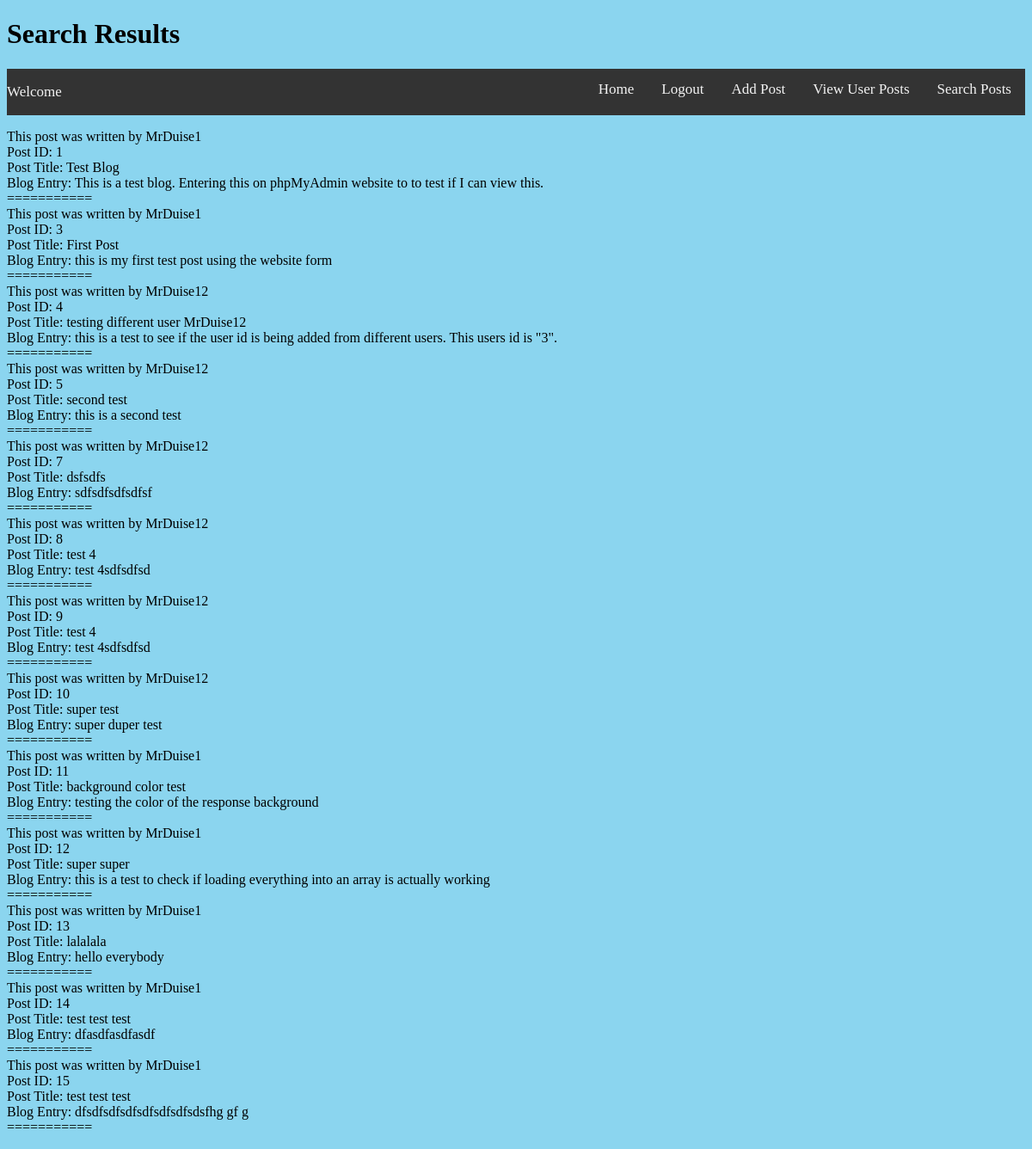
Before: /searchFormHandler.php with the older database file.
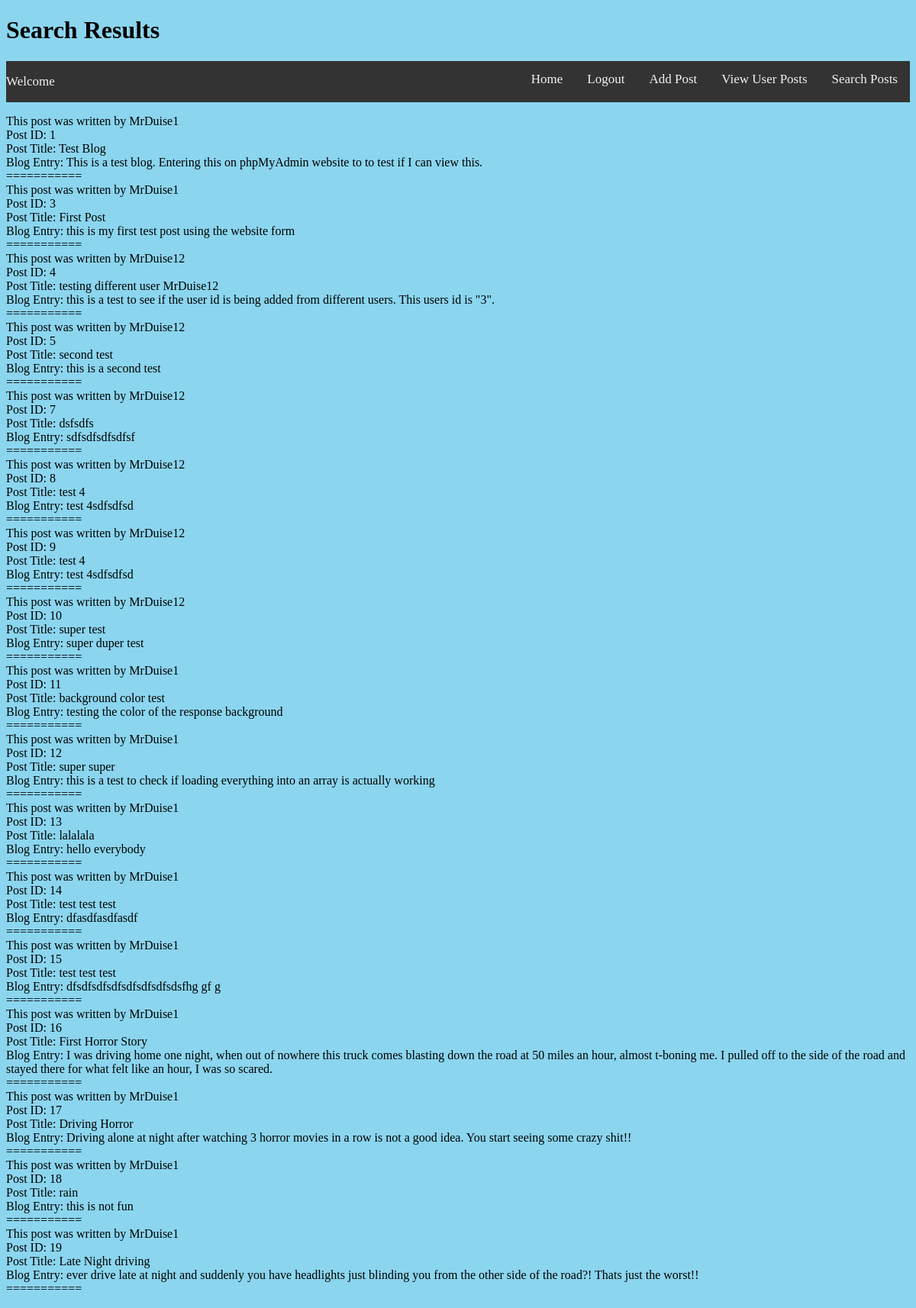
After: the same page with the newer database file.
### tables this page shows
CREATE TABLE `user_posts` (
  `ID` int(11) NOT NULL,
  `Blog_Title` varchar(45) DEFAULT NULL,
  `Blog_Entry` text,
  `users_ID` int(11) NOT NULL
);

CREATE TABLE `users` (
  `ID` int(11) NOT NULL,
  `User_Name` varchar(50) NOT NULL,
  `First_Name` varchar(50) NOT NULL,
  `Last_Name` varchar(50) NOT NULL,
  `Email` varchar(50) NOT NULL,
  `Password` varchar(50) NOT NULL,
  `role` varchar(45) NOT NULL
);

### myfuncs.php (called while the page is built, shortened)
<?php
function dbConnect()
{
    $host = "127.0.0.1:49949";
    $username = "azure";
    $password = "6#vWHD_$";
    $database_name = "registration";
    $conn = mysqli_connect($host, $username, $password, $database_name);
    return $conn;
}

### searchFormHandler.php (the view, shortened to what this page needs)
<?php
require_once 'myfuncs.php';
?>
<!DOCTYPE html>
<html>
<head>
<link rel="stylesheet" href="welcomeStyle.css">
</head>
<body>
	<h1>Search Results</h1>
<?php include_once 'showNavBar.php';?>
<p>
		<?php
$title = $_GET['title'];
$postKeyWords = $_GET['keyWords'];
$sql = "SELECT * FROM `user_posts` WHERE `Blog_Title` LIKE '%$title%' OR `Blog_Entry` LIKE '%$postKeyWords%'";
if (dbConnect()) {
    $result = mysqli_query(dbConnect(), $sql);
    if ($result) {
        while ($row = mysqli_fetch_assoc($result)) {
            $userID = $row['users_ID'];
            $sql_userPoster = "SELECT *FROM `users` WHERE `ID` = '$userID'";
            $resultUsernamePost = mysqli_query(dbConnect(), $sql_userPoster);
            $row_username_post = mysqli_fetch_assoc($resultUsernamePost);
            $postWritter = $row_username_post['User_Name'];
            echo "This post was written by " . $postWritter . "<br>";
            echo "Post ID: " . $row['ID'] . "<br>";
            echo "Post Title: " . $row['Blog_Title'] . "<br>";
            echo "Blog Entry: " . $row['Blog_Entry'] . "<br>";
            echo "===========<br>";
        }
    } else {
        echo "Error with the SQL " . mysqli_error(dbConnect());
    }
} else {
    echo "Error Connecting " . mysqli_connect_error();
}
?>
	</p>

Changed rows visible on the page:
added user_posts: users_ID.User_Name "MrDuise1", ID "16", Blog_Title "First Horror Story", Blog_Entry "I was driving home one night, when out of nowhere this truck comes blasting down the road at 50 miles an hour, almost t-boning me. I pulled off to the side of the road and stayed there for what felt like an hour, I was so scared."
added user_posts: users_ID.User_Name "MrDuise1", ID "17", Blog_Title "Driving Horror", Blog_Entry "Driving alone at night after watching 3 horror movies in a row is not a good idea. You start seeing some crazy shit!!"
added user_posts: users_ID.User_Name "MrDuise1", ID "18", Blog_Title "rain", Blog_Entry "this is not fun"
added user_posts: users_ID.User_Name "MrDuise1", ID "19", Blog_Title "Late Night driving", Blog_Entry "ever drive late at night and suddenly you have headlights just blinding you from the other side of the road?! Thats just the worst!!"
